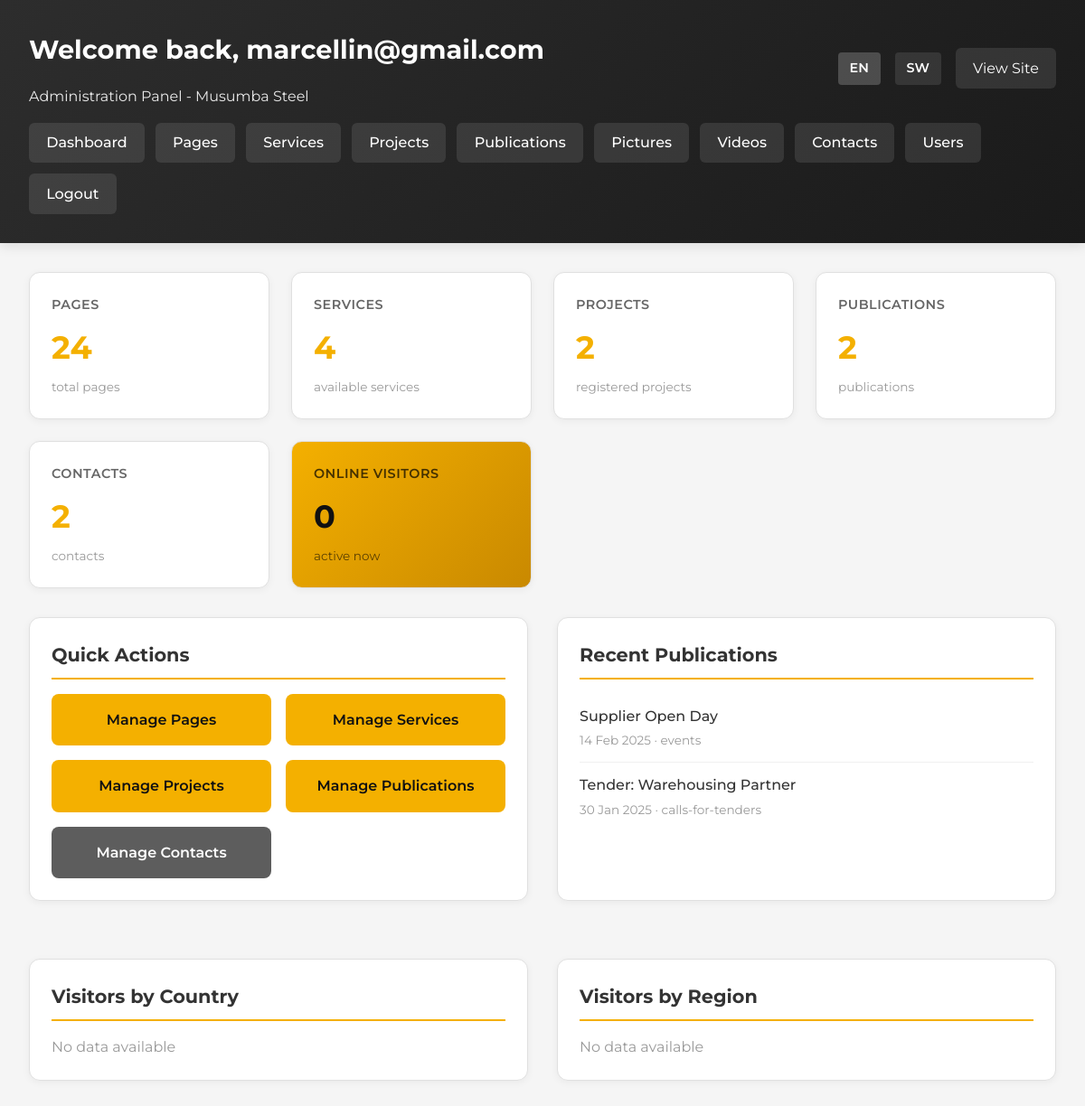
Page /admin/dashboard.php (signed in) on the committed database.
### tables this page shows
CREATE TABLE IF NOT EXISTS users (
    id INT AUTO_INCREMENT PRIMARY KEY,
    username VARCHAR(190) NOT NULL UNIQUE,
    password_hash VARCHAR(255) NOT NULL,
    role ENUM('user', 'admin') DEFAULT 'user',
    created_at TIMESTAMP DEFAULT CURRENT_TIMESTAMP
);

CREATE TABLE IF NOT EXISTS publications (
    id INT AUTO_INCREMENT PRIMARY KEY,
    type ENUM('events','training','national-holidays','international-holidays','calls-for-tenders','communicates') NOT NULL,
    title_en VARCHAR(255) NOT NULL,
    title_sw VARCHAR(255) NOT NULL,
    body_en TEXT,
    body_sw TEXT,
    attachment VARCHAR(255),
    published_on DATE,
    created_at TIMESTAMP DEFAULT CURRENT_TIMESTAMP,
    updated_at TIMESTAMP DEFAULT CURRENT_TIMESTAMP ON UPDATE CURRENT_TIMESTAMP
);

### includes/helpers.php (called while the page is built, shortened)
<?php
require_once __DIR__ . '/../config/config.php';
function currentLang(): string
{
    return $_SESSION['lang'] ?? 'en';
}
function t(string $key): string
{
    static $dictionary;
    if ($dictionary === null) {
        $dictionary = include __DIR__ . '/translations.php';
    }
    $lang = currentLang();
    return $dictionary[$key][$lang] ?? $key;
}

### admin/includes/auth.php (called while the page is built, shortened)
<?php
require_once __DIR__ . '/../../includes/helpers.php';
function currentUser()
{
    $userId = $_SESSION['user_id'] ?? null;
    try {
        $result = query('SELECT id, username, role FROM users WHERE id = ?', [(int) $userId]);
        if ($result) {
            $user = $result->fetch_assoc();
            return $user;
        }
    } catch (Exception $e) {
        try {
            $result = query('SELECT id, username FROM users WHERE id = ?', [(int) $userId]);
            if ($result) {
                $user = $result->fetch_assoc();
                if ($user) {
                    $user['role'] = 'admin';
                }
                return $user;
            }
        } catch (Exception $e2) {
            error_log('Error fetching user: ' . $e2->getMessage());
        }
    }
    return null;
}

### config/config.php (called while the page is built, shortened)
<?php
function db(): mysqli
{
    static $connection;
    if ($connection instanceof mysqli) {
        return $connection;
    }
    $connection = new mysqli(DB_HOST, DB_USER, DB_PASS, DB_NAME);
    $connection->set_charset('utf8mb4');
    return $connection;
}
function query(string $sql, array $params = [])
{
    $connection = db();
    if (!$params) {
        return $connection->query($sql);
    }
    $stmt = $connection->prepare($sql);
    $types = '';
    $values = [];
    foreach ($params as $param) {
        $types .= is_int($param) ? 'i' : 's';
        $values[] = $param;
    }
    $stmt->bind_param($types, ...$values);
    $stmt->execute();
    return $stmt->get_result();
}

### admin/dashboard.php (the view, shortened to what this page needs)
<?php
require_once __DIR__ . '/includes/auth.php';
require_once __DIR__ . '/../includes/helpers.php';
$user = currentUser();
$lang = currentLang();
function getCount($table) {
    $allowedTables = ['pages', 'services', 'projects', 'publications', 'contacts'];
    try {
        $result = query('SELECT COUNT(*) as total FROM `' . $table . '`');
        if ($result && $row = $result->fetch_assoc()) {
            return (int) $row['total'];
        }
    } catch (Exception $e) {
        return 0;
    }
    return 0;
}
$stats = [
    'pages' => getCount('pages'),
    'services' => getCount('services'),
    'projects' => getCount('projects'),
    'publications' => getCount('publications'),
    'contacts' => getCount('contacts'),
];
$recentPubs = [];
try {
    $recentPublications = query('SELECT title_en, published_on, type FROM publications ORDER BY published_on DESC LIMIT 5');
    if ($recentPublications && is_object($recentPublications)) {
        $data = $recentPublications->fetch_all(MYSQLI_ASSOC);
        $recentPubs = $data ?: [];
    }
} catch (Exception $e) {
    $recentPubs = [];
}
$visitorsOnline = 0;
$visitorsByCountry = [];
$visitorsByRegion = [];
try {
    $onlineResult = query('SELECT COUNT(DISTINCT ip_address) as total FROM visitors WHERE last_activity > DATE_SUB(NOW(), INTERVAL 5 MINUTE)');
    if ($onlineResult && $row = $onlineResult->fetch_assoc()) {
        $visitorsOnline = (int) $row['total'];
    }
    $countryResult = query('SELECT country, COUNT(*) as count FROM visitors WHERE country IS NOT NULL AND country != "" GROUP BY country ORDER BY count DESC LIMIT 10');
    if ($countryResult) {
        $visitorsByCountry = $countryResult->fetch_all(MYSQLI_ASSOC);
    }
    $regionResult = query('SELECT region, country, COUNT(*) as count FROM visitors WHERE region IS NOT NULL AND region != "" GROUP BY region, country ORDER BY count DESC LIMIT 10');
    if ($regionResult) {
        $visitorsByRegion = $regionResult->fetch_all(MYSQLI_ASSOC);
    }
} catch (Exception $e) {
    error_log('Visitor stats error: ' . $e->getMessage());
}
?>
<!DOCTYPE html>
<html lang="<?= $lang === 'sw' ? 'sw' : 'en'; ?>">
<head>
    <link rel="stylesheet" href="../assets/css/style.css">
</head>
<body>
    <div class="admin-header">
        <div class="user-info">
            <div>
                <h1><?= t('admin.welcome'); ?>, <?= htmlspecialchars($user['username']); ?></h1>
                <p style="margin: 0; opacity: 0.9;"><?= t('admin.panel'); ?></p>
            </div>
            <div style="display: flex; gap: 1rem; align-items: center;">
                <div class="language-switch" style="display: flex; gap: 0.5rem;">
                    <a class="<?= $lang === 'en' ? 'active' : ''; ?>" href="?lang=en" style="color: white; text-decoration: none; padding: 0.4rem 0.8rem; background: <?= $lang === 'en' ? 'rgba(255,255,255,0.2)' : 'rgba(255,255,255,0.1)'; ?>; border-radius: 4px; font-size: 0.9rem;">EN</a>
                    <a class="<?= $lang === 'sw' ? 'active' : ''; ?>" href="?lang=sw" style="color: white; text-decoration: none; padding: 0.4rem 0.8rem; background: <?= $lang === 'sw' ? 'rgba(255,255,255,0.2)' : 'rgba(255,255,255,0.1)'; ?>; border-radius: 4px; font-size: 0.9rem;">SW</a>
                </div>
                <a href="../index.php?lang=<?= $lang; ?>" style="color: white; text-decoration: none; padding: 0.6rem 1.2rem; background: rgba(255,255,255,0.1); border-radius: 6px;"><?= t('admin.view_site'); ?></a>
            </div>
        </div>
        <nav class="admin-nav">
            <a href="dashboard.php?lang=<?= $lang; ?>"><?= t('admin.dashboard'); ?></a>
            <a href="pages.php?lang=<?= $lang; ?>"><?= t('admin.pages'); ?></a>
            <a href="services.php?lang=<?= $lang; ?>"><?= t('admin.services'); ?></a>
            <a href="projects.php?lang=<?= $lang; ?>"><?= t('admin.projects'); ?></a>
            <a href="publications.php?lang=<?= $lang; ?>"><?= t('admin.publications'); ?></a>
            <a href="pictures.php?lang=<?= $lang; ?>"><?= t('admin.pictures'); ?></a>
            <a href="videos.php?lang=<?= $lang; ?>"><?= t('admin.videos'); ?></a>
            <a href="contacts.php?lang=<?= $lang; ?>"><?= t('admin.contacts'); ?></a>
            <a href="users.php?lang=<?= $lang; ?>"><?= t('admin.users'); ?></a>
            <a href="logout.php"><?= t('admin.logout'); ?></a>
        </nav>
    </div>
    <div class="admin-layout">
        <section class="stat-grid">
            <article class="stat-card">
                <h3><?= t('admin.pages'); ?></h3>
                <p class="number"><?= $stats['pages']; ?></p>
                <p class="label"><?= t('admin.total_pages'); ?></p>
            </article>
            <article class="stat-card">
                <h3><?= t('admin.services'); ?></h3>
                <p class="number"><?= $stats['services']; ?></p>
                <p class="label"><?= t('admin.available_services'); ?></p>
            </article>
            <article class="stat-card">
                <h3><?= t('admin.projects'); ?></h3>
                <p class="number"><?= $stats['projects']; ?></p>
                <p class="label"><?= t('admin.registered_projects'); ?></p>
            </article>
            <article class="stat-card">
                <h3><?= t('admin.publications'); ?></h3>
                <p class="number"><?= $stats['publications']; ?></p>
                <p class="label"><?= t('admin.publications_count'); ?></p>
            </article>
            <article class="stat-card">
                <h3><?= t('admin.contacts'); ?></h3>
                <p class="number"><?= $stats['contacts']; ?></p>
                <p class="label"><?= t('admin.contacts_count'); ?></p>
            </article>
            <article class="stat-card" style="background: linear-gradient(135deg, var(--primary) 0%, var(--primary-dark) 100%); color: #111;">
                <h3 style="color: rgba(0,0,0,0.7);"><?= t('admin.online_visitors'); ?></h3>
                <p class="number" style="color: #111;"><?= $visitorsOnline; ?></p>
                <p class="label" style="color: rgba(0,0,0,0.6);"><?= t('admin.active_now'); ?></p>
            </article>
        </section>
        <div style="display: grid; grid-template-columns: 1fr 1fr; gap: 2rem;">
            <section class="dashboard-section">
                <h2><?= t('admin.quick_actions'); ?></h2>
                <div class="quick-actions">
                    <a href="pages.php?lang=<?= $lang; ?>" class="action-btn"><?= t('admin.manage_pages'); ?></a>
                    <a href="services.php?lang=<?= $lang; ?>" class="action-btn"><?= t('admin.manage_services'); ?></a>
                    <a href="projects.php?lang=<?= $lang; ?>" class="action-btn"><?= t('admin.manage_projects'); ?></a>
                    <a href="publications.php?lang=<?= $lang; ?>" class="action-btn"><?= t('admin.manage_publications'); ?></a>
                    <a href="contacts.php?lang=<?= $lang; ?>" class="action-btn secondary"><?= t('admin.manage_contacts'); ?></a>
                </div>
            </section>
            <section class="dashboard-section">
                <h2><?= t('admin.recent_publications'); ?></h2>
                <?php if (empty($recentPubs)): ?>
                    <p style="color: #999;"><?= t('admin.no_recent_publications'); ?></p>
                <?php else: ?>
                    <ul class="recent-list">
                        <?php foreach ($recentPubs as $pub): ?>
                            <li>
                                <a href="publications.php?lang=<?= $lang; ?>"><?= htmlspecialchars($pub['title_en']); ?></a>
                                <div class="meta">
                                    <?= date('d M Y', strtotime($pub['published_on'])); ?> · <?= htmlspecialchars($pub['type']); ?>
                                </div>
                            </li>
                        <?php endforeach; ?>
                    </ul>
                <?php endif; ?>
            </section>
        </div>
        <div style="display: grid; grid-template-columns: 1fr 1fr; gap: 2rem; margin-top: 2rem;">
            <section class="dashboard-section">
                <h2><?= t('admin.visitors_by_country'); ?></h2>
                <?php if (empty($visitorsByCountry)): ?>
                    <p style="color: #999;"><?= t('admin.no_data_available'); ?></p>
                <?php endif; ?>
            </section>
            <section class="dashboard-section">
                <h2><?= t('admin.visitors_by_region'); ?></h2>
                <?php if (empty($visitorsByRegion)): ?>
                    <p style="color: #999;"><?= t('admin.no_data_available'); ?></p>
                <?php endif; ?>
            </section>
        </div>
    </div>
</body>
</html>

### assets/css/style.css (style rules this page uses)
:root { --primary: #f4b000; --primary-dark: #c98900; --secondary: #444; --accent: #e00; --light: #f8f8f8; --border: #d9d9d9; --text: #202020; --max-width: 1200px; }
* { box-sizing: border-box; margin: 0; padding: 0; }
body { font-family: 'Montserrat', sans-serif; color: var(--text); background: #fff; line-height: 1.6; }
.language-switch a { text-decoration: none; margin-left: 0.5rem; color: var(--secondary); font-weight: 600; }
.language-switch .active { color: var(--accent); }

### admin/dashboard.php (style rules this page uses)
body { background: #f5f5f5; font-family: 'Montserrat', sans-serif; }
.admin-header { background: linear-gradient(135deg, #2d2d2d 0%, #1a1a1a 100%); color: white; padding: 2rem; margin-bottom: 2rem; box-shadow: 0 4px 12px rgba(0, 0, 0, 0.1); }
.admin-header h1 { margin: 0 0 1rem 0; font-size: 1.8rem; }
.admin-header .user-info { display: flex; justify-content: space-between; align-items: center; flex-wrap: wrap; gap: 1rem; }
.admin-nav { display: flex; flex-wrap: wrap; gap: 0.75rem; margin-top: 1rem; }
.admin-nav a { padding: 0.6rem 1.2rem; background: rgba(255, 255, 255, 0.1); color: white; text-decoration: none; border-radius: 6px; font-weight: 500; transition: background 0.2s ease; }
.admin-layout { max-width: 1400px; margin: 0 auto; padding: 0 2rem 2rem; }
.stat-grid { display: grid; grid-template-columns: repeat(auto-fit, minmax(220px, 1fr)); gap: 1.5rem; margin-bottom: 2rem; }
.stat-card { background: white; border-radius: 12px; padding: 1.5rem; border: 1px solid #e0e0e0; box-shadow: 0 2px 8px rgba(0, 0, 0, 0.05); transition: transform 0.2s ease, box-shadow 0.2s ease; }
.stat-card h3 { margin: 0 0 0.5rem 0; color: #666; font-size: 0.9rem; font-weight: 600; text-transform: uppercase; letter-spacing: 0.5px; }
.stat-card .number { font-size: 2.2rem; font-weight: 700; color: var(--primary); margin: 0; }
.stat-card .label { color: #999; font-size: 0.85rem; margin-top: 0.25rem; }
.dashboard-section { background: white; border-radius: 12px; padding: 1.5rem; border: 1px solid #e0e0e0; box-shadow: 0 2px 8px rgba(0, 0, 0, 0.05); margin-bottom: 2rem; }
.dashboard-section h2 { margin: 0 0 1rem 0; color: #333; font-size: 1.3rem; border-bottom: 2px solid var(--primary); padding-bottom: 0.5rem; }
.recent-list { list-style: none; padding: 0; margin: 0; }
.recent-list li { padding: 0.75rem 0; border-bottom: 1px solid #f0f0f0; }
.recent-list li:last-child { border-bottom: none; }
.recent-list a { color: #333; text-decoration: none; font-weight: 500; }
.recent-list .meta { color: #999; font-size: 0.85rem; margin-top: 0.25rem; }
.quick-actions { display: grid; grid-template-columns: repeat(auto-fit, minmax(200px, 1fr)); gap: 1rem; }
.action-btn { display: block; padding: 1rem; background: var(--primary); color: #111; text-decoration: none; border-radius: 8px; text-align: center; font-weight: 600; transition: background 0.2s ease; }
.action-btn.secondary { background: #5d5d5d; color: white; }

### rows in the picture
users: username "marcellin@gmail.com"
publications: title_en "Supplier Open Day", published_on "14 Feb 2025", type "events"
publications: title_en "Tender: Warehousing Partner", published_on "30 Jan 2025", type "calls-for-tenders"

### other values in the picture
t('admin.welcome') "Welcome back"
t('admin.panel') "Administration Panel - Musumba Steel"
t('admin.view_site') "View Site"
t('admin.dashboard') "Dashboard"
t('admin.pages') "Pages"
t('admin.services') "Services"
t('admin.projects') "Projects"
t('admin.publications') "Publications"
t('admin.pictures') "Pictures"
t('admin.videos') "Videos"
t('admin.contacts') "Contacts"
t('admin.users') "Users"
t('admin.logout') "Logout"
t('admin.pages') "PAGES"
$stats['pages'] "24"
